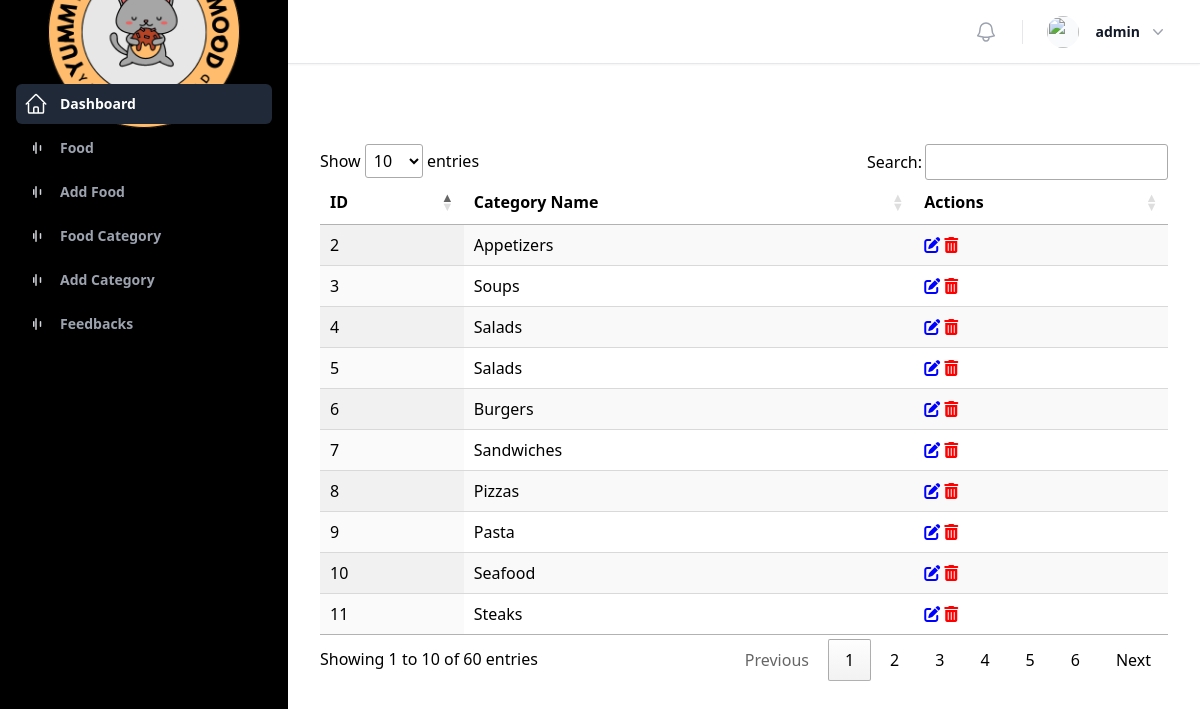
The page /dashboard/food/category_list (signed in) on the database its author committed.
### food/models.py (models this page shows, shortened)
class FoodCategory(models.Model):
    name = models.CharField(max_length=50)
    class Meta:
        verbose_name_plural = 'Food Categories'

### dashboard/views.py (the view)
# urls.py: path('food/category_list', FoodCategoryListView.as_view(), name="food_category_list"),
class FoodCategoryListView(LoginRequired, View):
    def get(self, request, *args, **kwargs):
        food_categories = FoodCategory.objects.all()
        context = {
            "food_categories": food_categories
        }
        return render(request, 'dashboard/food_cat_list.html', context)

### userprofile/mixin.py (called while the page is built)
    def dispatch(self, request, *args, **kwargs):
        if request.user.is_authenticated:
            return super().dispatch(request, *args, **kwargs)
        else:
            return redirect('login')

### dashboard/templates/dashboard/food_cat_list.html (shortened to what this page needs)
{% extends "dashboard/base.html" %}
{% block container %}
<div class="">
    <div class="flex items-center h-10 intro-y">
        <h2 class="mr-5 text-lg font-medium truncate pb-8">{{ title }}</h2>
    </div>
    <table id="foodCategoryTable" class="display">
        <thead>
            <tr>
                <th>ID</th>
                <th>Category Name</th>
                <th>Actions</th>
            </tr>
        </thead>
        <tbody>
            {% for category in food_categories %}
            <tr>
                <td>{{ category.id }}</td>
                <td>{{ category.name }}</td>
                <td>
                    <a href="/dashboard/food/category/edit/{{ category.id }}"><i class="fa-solid fa-pen-to-square" style="color:blue;"></i></a>
                    <a href="/dashboard/food/category/delete/{{ category.id }}"><i class="fa-solid fa-trash-can" style="color:red;"></i></a>
                </td>
            </tr>
            {% endfor %}
        </tbody>
    </table>
</div>
{% endblock %}

### dashboard/templates/dashboard/base.html (shortened to what this page needs)
<!doctype html>
<html class="h-full bg-white">
<head>
  <script src="https://cdn.tailwindcss.com"></script>
  <link rel="stylesheet" href="https://cdnjs.cloudflare.com/ajax/libs/font-awesome/6.4.0/css/all.min.css"
 />
  <link rel="stylesheet" href="https://cdnjs.cloudflare.com/ajax/libs/font-awesome/6.4.0/css/all.min.css" />
  <link rel="stylesheet" href="https://cdn.datatables.net/1.13.4/css/jquery.dataTables.css" />
  <link rel="stylesheet" href="https://cdnjs.cloudflare.com/ajax/libs/font-awesome/5.15.3/css/all.min.css" />
</head>
<body class="h-full">
<div>
    <div class="bg-amber-100 hidden lg:fixed lg:inset-y-0 lg:z-50 lg:flex lg:w-72 lg:flex-col" id="sidebar-desktop">
      <div class="flex grow flex-col gap-y-5 overflow-y-auto bg-black px-6 pb-4">
        <div class="flex h-16 shrink-0 items-center">
          <img class="mx-auto h-25s0 w-auto" src="./media/logo/food_logo.png" alt="Your Company">
        </div>
        <nav class="flex flex-1 flex-col">
          <ul role="list" class="flex flex-1 flex-col gap-y-7">
            <li>
              <ul role="list" class="-mx-2 space-y-1">
                <li>
                  <a href="{% url 'dashboard' %}" class="bg-gray-800 text-white group flex gap-x-3 rounded-md p-2 text-sm leading-6 font-semibold">
                    Dashboard
                  </a>
                </li>
                <li>
                  <a href="{% url 'food_list' %}" class="text-gray-400 hover:text-white hover:bg-gray-800 group flex gap-x-3 rounded-md p-2 text-sm leading-6 font-semibold">
                    <svg class="h-6 w-6 shrink-0 text-gray-300 group-hover:text-gray-300 group-focus:text-gray-300" fill="none" viewBox="0 0 24 24" stroke-width="1.5" stroke="currentColor" aria-hidden="true">
                      <path stroke-linecap="round" stroke-linejoin="round" d="M12 6.75v10.5M9.75 9.75v4.5M16.5 9.75v4.5" />
                    </svg>
                    Food
                  </a>
                </li>
                <li>
                  <a href="/dashboard/food/add" class="text-gray-400 hover:text-white hover:bg-gray-800 group flex gap-x-3 rounded-md p-2 text-sm leading-6 font-semibold">
                    <svg class="h-6 w-6 shrink-0 text-gray-300 group-hover:text-gray-300 group-focus:text-gray-300" fill="none" viewBox="0 0 24 24" stroke-width="1.5" stroke="currentColor" aria-hidden="true">
                      <path stroke-linecap="round" stroke-linejoin="round" d="M12 6.75v10.5M9.75 9.75v4.5M16.5 9.75v4.5" />
                    </svg>
                    Add Food
                  </a>
                </li>
                <li>
                  <a href="/dashboard/food/category_list" class="text-gray-400 hover:text-white hover:bg-gray-800 group flex gap-x-3 rounded-md p-2 text-sm leading-6 font-semibold">
                    <svg class="h-6 w-6 shrink-0 text-gray-300 group-hover:text-gray-300 group-focus:text-gray-300" fill="none" viewBox="0 0 24 24" stroke-width="1.5" stroke="currentColor" aria-hidden="true">
                      <path stroke-linecap="round" stroke-linejoin="round" d="M12 6.75v10.5M9.75 9.75v4.5M16.5 9.75v4.5" />
                    </svg>
                    Food Category
                  </a>
                </li>
                <li>
                  <a href="/dashboard/food/category/add" class="text-gray-400 hover:text-white hover:bg-gray-800 group flex gap-x-3 rounded-md p-2 text-sm leading-6 font-semibold">
                    <svg class="h-6 w-6 shrink-0 text-gray-300 group-hover:text-gray-300 group-focus:text-gray-300" fill="none" viewBox="0 0 24 24" stroke-width="1.5" stroke="currentColor" aria-hidden="true">
                      <path stroke-linecap="round" stroke-linejoin="round" d="M12 6.75v10.5M9.75 9.75v4.5M16.5 9.75v4.5" />
                    </svg>
                    Add Category
                  </a>
                </li>
                <li>
                  <a href="/dashboard/food/feedback" class="text-gray-400 hover:text-white hover:bg-gray-800 group flex gap-x-3 rounded-md p-2 text-sm leading-6 font-semibold">
                    <svg class="h-6 w-6 shrink-0 text-gray-300 group-hover:text-gray-300 group-focus:text-gray-300" fill="none" viewBox="0 0 24 24" stroke-width="1.5" stroke="currentColor" aria-hidden="true">
                      <path stroke-linecap="round" stroke-linejoin="round" d="M12 6.75v10.5M9.75 9.75v4.5M16.5 9.75v4.5" />
                    </svg>
                    Feedbacks
                  </a>
                </li>
          </ul>
        </nav>
      </div>
    </div>
    <div class="lg:pl-72">
      <div class="sticky top-0 z-40 flex h-16 shrink-0 items-center gap-x-4 border-b border-gray-200 bg-white px-4 shadow-sm sm:gap-x-6 sm:px-6 lg:px-8">
        <div class="flex flex-1 gap-x-4 self-stretch lg:gap-x-6">
          <div class="flex items-center gap-x-4 lg:gap-x-6">
            <button type="button" class="-m-2.5 p-2.5 text-gray-400 hover:text-gray-500">
            </button>
            <div class="relative">
              <button type="button" class="-m-1.5 flex items-center p-1.5" id="user-menu-button" aria-expanded="false" aria-haspopup="true">
                <img class="h-8 w-8 rounded-full bg-gray-50" src="{% if request.user.profile_picture %} {{request.user.profile_picture.url}} {% endif %}" alt="">
                <span class="hidden lg:flex lg:items-center">
                  <span class="ml-4 text-sm font-semibold leading-6 text-gray-900" aria-hidden="true">{{request.user.username}}</span>
                  <svg class="ml-2 h-5 w-5 text-gray-400" viewBox="0 0 20 20" fill="currentColor" aria-hidden="true">
                    <path fill-rule="evenodd" d="M5.23 7.21a.75.75 0 011.06.02L10 11.168l3.71-3.938a.75.75 0 111.08 1.04l-4.25 4.5a.75.75 0 01-1.08 0l-4.25-4.5a.75.75 0 01.02-1.06z" clip-rule="evenodd" />
                  </svg>
                </span>
              </button>
            </div>
          </div>
        </div>
      </div>
      <main class="py-10">
        <div class="px-4 sm:px-6 lg:px-8">
            {% block container %}
            {% endblock %}
        </div>
      </main>
    </div>
  </div>
</body>
</html>

### rows shown on the page
FoodCategory: id "2", name "Appetizers"
FoodCategory: id "3", name "Soups"
FoodCategory: id "4", name "Salads"
FoodCategory: id "5", name "Salads"
FoodCategory: id "6", name "Burgers"
FoodCategory: id "7", name "Sandwiches"
FoodCategory: id "8", name "Pizzas"
FoodCategory: id "9", name "Pasta"
FoodCategory: id "10", name "Seafood"
FoodCategory: id "11", name "Steaks"

### other values the page prints
{{ request.user.username }} "admin"
